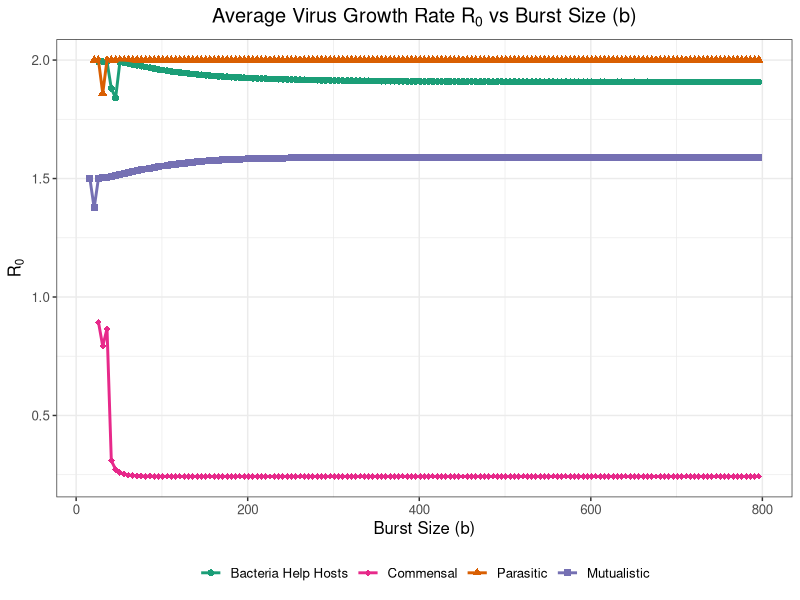

R code for this plot:
# ---------------------------#
# Virus Growth Rate Analysis
# ---------------------------#

# Load Required Libraries
library(tibble)
library(dplyr)
library(tidyr)
library(ggplot2)

# ---------------------------#
# Define Biological Scenarios
# ---------------------------#
# Each scenario represents a different biological interaction between hosts, bacteria, and viruses.
# Scenarios include how bacteria affect hosts and how viruses behave (e.g., lytic).
#
# A line like FH <- c(1,2,3,4) means that each holobiont H00 creates one new
# host, H01 creates two, H10 creates three, and H11 creates four. FB and FV
# calculate the next generation of bacteria and viruses, respectively.
#
# Recall that
# H00 = host with no bacteria at all
# H01 = host with at least one infected bacteria, no uninfected bacteria
# H10 = host with no infected bacteria, at least one uninfected
# H11 = host with at least one of both kinds of bacteria
#
# Note that we have defined the senarios as a function to allow for easy 
# modification and reuse.

define_scenarios <- function() {
  scenarios <- list(
    bacteria_help_slightly_lytic = list(
      description = "Bacteria help host, viruses are slightly lytic",
      compute_contributions = function(k, phi, b) {
        FH <- c(1, 2, 2, 2)
        FB <- c(0, k / phi, k, k / phi)
        FV <- c(0, phi * b, 0, phi * b)
        list(FH = FH, FB = FB, FV = FV)
      },
      # Fixed parameters for this scenario
      fixed_params = list(k = 100, phi = 2)
    ),
    
    commensal_bacteria_slightly_lytic = list(
      description = "Bacteria is commensal, viruses are slightly lytic",
      compute_contributions = function(k, phi, b) {
        FH <- c(2, 2, 2, 2)
        FB <- c(0, k / phi, k, k / phi)
        FV <- c(0, phi * b, 0, phi * b)
        list(FH = FH, FB = FB, FV = FV)
      },
      # Fixed parameters for this scenario
      fixed_params = list(k = 100, phi = 3)
    ),
    
    parasitic_bacteria_slightly_lytic = list(
      description = "Bacteria is parasitic, viruses are slightly lytic",
      compute_contributions = function(k, phi, b) {
        FH <- c(2, 1.5, 1.5, 1.5)
        FB <- c(0, k / phi, k, k / phi)
        FV <- c(0, phi * b, 0, phi * b)
        list(FH = FH, FB = FB, FV = FV)
      },
      # Fixed parameters for this scenario
      fixed_params = list(k = 100, phi = 3)
    ),
    
    bacterial_mutualism_more_nuance = list(
      description = "Bacterial mutualism, more nuance",
      compute_contributions = function(k, phi, b) {
        FH <- c(0.1, 2.5, 4, 3)
        FB <- c(0, k / 4, k, k / 2)
        FV <- c(0, b, 0, 2 * b)
        list(FH = FH, FB = FB, FV = FV)
      },
      # Fixed parameters for this scenario
      fixed_params = list(k = 10, phi = 2)
    )
  )
  
  return(scenarios)
}

# -------- SIMULATION FUNCTION ----------------------------
simulate_dynamics <- function(scenario, k, phi, b, 
                              tmax = 200, 
                              dBV = 0.1, dHB = 0.05, 
                              initial_H = 50, initial_B = 100, initial_V = 200) {
  # Compute contribution vectors based on the scenario
  contributions <- scenario$compute_contributions(k, phi, b)
  FH <- contributions$FH
  FB <- contributions$FB
  FV <- contributions$FV
  
  # Validate contributions
  contribution_inputs <- c(FH, FB, FV)
  if (any(is.na(contribution_inputs)) || any(contribution_inputs < 0)) {
    stop("Contribution values must be non-negative numbers.")
  }
  
  # Density Parameters
  muBV <- function(V_t, B_t) {
    ifelse(B_t <= 0, 0, dBV * (V_t / B_t))
  }
  
  muHB <- function(H_t, B_t) {
    ifelse(H_t <= 0, 0, dHB * (B_t / H_t))
  }
  
  # Probability Functions
  P0 <- function(d) dpois(0, d)
  P1 <- function(d) 1 - P0(d)
  
  # Initialize Variables
  H <- numeric(tmax)
  B <- numeric(tmax)
  V <- numeric(tmax)
  H[1] <- initial_H
  B[1] <- initial_B
  V[1] <- initial_V
  
  # Preallocate data lists for timeseries
  B0 <- numeric(tmax)  # Bacteria with no virus
  B1 <- numeric(tmax)  # Bacteria with at least one virus
  H00 <- numeric(tmax) # Hosts with 0 empty bact and 0 infected bact
  H01 <- numeric(tmax) # Hosts with 0 empty bact and 1 infected bact
  H10 <- numeric(tmax) # Hosts with at least 1 empty bact and 0 infected bact
  H11 <- numeric(tmax) # Hosts with at least one of both
  
  # Main Simulation Loop
  for (t in 1:tmax) {
    # Update Bacteria Infection Status
    muBV_val <- muBV(V[t], B[t])
    B0[t] <- P0(muBV_val) * B[t]
    B1[t] <- P1(muBV_val) * B[t]
    
    # Update Host Infection Status
    muHB_B0 <- muHB(H[t], B0[t])
    muHB_B1 <- muHB(H[t], B1[t])
    
    H00[t] <- P0(muHB_B0) * P0(muHB_B1) * H[t]
    H01[t] <- P0(muHB_B0) * P1(muHB_B1) * H[t]
    H10[t] <- P1(muHB_B0) * P0(muHB_B1) * H[t]
    H11[t] <- P1(muHB_B0) * P1(muHB_B1) * H[t]
    
    # Ensure No Negative Values
    H00[t] <- max(0, H00[t])
    H01[t] <- max(0, H01[t])
    H10[t] <- max(0, H10[t])
    H11[t] <- max(0, H11[t])
    
    if (t < tmax) {
      # Update Populations for Next Time Step
      H[t + 1] <- sum(FH * c(H00[t], H01[t], H10[t], H11[t]))
      B[t + 1] <- sum(FB * c(H00[t], H01[t], H10[t], H11[t]))
      V[t + 1] <- sum(FV * c(H00[t], H01[t], H10[t], H11[t]))
      
      # Ensure No Negative Values
      H[t + 1] <- max(0, H[t + 1])
      B[t + 1] <- max(0, B[t + 1])
      V[t + 1] <- max(0, V[t + 1])
    }
  }
  
  # Create a Data Frame with Simulation Results
  data <- tibble(
    t = 1:tmax,
    H = H, 
    B = B, 
    V = V,
    B0 = B0, 
    B1 = B1,
    H00 = H00, 
    H01 = H01, 
    H10 = H10, 
    H11 = H11
  )
  
  return(data)
}

# -------- R0 CALCULATION FUNCTION ----------------------------
calculate_avg_R0 <- function(sim_data, average_timesteps = 50) {
  # Ensure there are enough timesteps to calculate R0
  if (nrow(sim_data) < (average_timesteps + 1)) {
    warning(paste("Not enough timesteps to calculate R0. Required:", average_timesteps + 1, 
                  "Found:", nrow(sim_data)))
    return(NA)
  }
  
  # Extract the last (average_timesteps + 1) V values to calculate growth rates
  V_recent <- tail(sim_data$V, average_timesteps + 1)
  
  # Split into V_prev (V(t)) and V_next (V(t+1))
  V_prev <- V_recent[-length(V_recent)] # V(t)
  V_next <- V_recent[-1]               # V(t+1)
  
  # Calculate growth rates R(t) = V(t+1) / V(t)
  growth_rates <- V_next / V_prev
  
  # Handle cases where V(t) is zero to avoid division by zero
  growth_rates[V_prev == 0] <- NA
  growth_rates[is.infinite(growth_rates) | is.nan(growth_rates)] <- NA
  
  # Calculate average R0, excluding NA values
  R0_avg <- mean(growth_rates, na.rm = TRUE)
  
  return(R0_avg)
}

# -------- MAIN ANALYSIS ----------------------------

# Define Scenarios
scenarios <- define_scenarios()

# Define Burst Size (b) Values to Sweep Over
b_values <- seq(1, 800, by = 5)  # Burst sizes from 1 to 1000 in steps of 5

# Initialize a Data Frame to Store R0 Results
R0_results <- tibble(
  scenario = character(),
  description = character(),
  b = numeric(),
  R0 = numeric()
)

# Define Number of Timesteps Over Which to Average R0
average_timesteps <- 50  # Last 50 timesteps

# Total number of simulations for progress tracking
total_simulations <- length(scenarios) * length(b_values)
current_simulation <- 1

# Loop Through Each Scenario and Each b Value
for (scenario_name in names(scenarios)) {
  scenario <- scenarios[[scenario_name]]
  description <- scenario$description
  fixed_k <- scenario$fixed_params$k
  fixed_phi <- scenario$fixed_params$phi
  
  for (b in b_values) {
    # Run Simulation
    sim_data <- tryCatch({
      simulate_dynamics(
        scenario = scenario,
        k = fixed_k,
        phi = fixed_phi,
        b = b,
        tmax = 200,         # Maximum time steps
        dBV = 0.2,          # Absorption rate dBV
        dHB = 0.1,          # Absorption rate dHB
        initial_H = 50,     # Initial Hosts
        initial_B = 100,    # Initial Bacteria
        initial_V = 200     # Initial Viruses
      )
    }, error = function(e) {
      warning(paste("Simulation failed for scenario", scenario_name, "with b =", b, ":", e$message))
      return(NULL)
    })
    
    # Skip to next iteration if simulation failed
    if (is.null(sim_data)) {
      next
    }

    # Calculate average R0 over the last n timesteps
    R0_avg <- calculate_avg_R0(sim_data, average_timesteps)
    
    # Append to R0_results only if R0_avg is not NA
    if (!is.na(R0_avg)) {
      R0_results <- R0_results %>%
        add_row(
          scenario = scenario_name,
          description = description,
          b = b,
          R0 = R0_avg
        )
    }
    
    # Progress update
    cat(sprintf("Completed %d of %d simulations\n", current_simulation, total_simulations))
    current_simulation <- current_simulation + 1
  }
}

# Remove any rows with NA R0 (if any) - redundant now but kept for safety
R0_results <- R0_results %>% filter(!is.na(R0))

# Display the R0 Results
print(R0_results)

# -------- VISUALIZE RESULTS ----------------------------

# Beautify the plot
ggplot(R0_results, aes(x = b, y = R0, color = scenario, shape = scenario)) +
  geom_point(size = 2) +
  geom_line(aes(group = scenario), size = 1) +
  scale_color_manual(
    values = c(
      "bacteria_help_slightly_lytic" = "#1b9e77",
      "commensal_bacteria_slightly_lytic" = "#d95f02",
      "parasitic_bacteria_slightly_lytic" = "#7570b3",
      "bacterial_mutualism_more_nuance" = "#e7298a"
    ),
    labels = c(
      "Bacteria Help Hosts",
      "Commensal",
      "Parasitic",
      "Mutualistic"
    )
  ) +
  scale_shape_manual(
    values = c(
      "bacteria_help_slightly_lytic" = 16,
      "commensal_bacteria_slightly_lytic" = 17,
      "parasitic_bacteria_slightly_lytic" = 15,
      "bacterial_mutualism_more_nuance" = 18
    ),
    labels = c(
      "Bacteria Help Hosts",
      "Commensal",
      "Parasitic",
      "Mutualistic"
    )
  ) +
  labs(
    title = expression(paste("Average Virus Growth Rate ", R[0], " vs Burst Size (", b, ")")),
    x = "Burst Size (b)",
    y = expression(R[0]),
    color = "Scenario",
    shape = "Scenario"
  ) +
  #scale_x_log10() +  # Use logarithmic scale for burst size if necessary
  theme_bw() +
  theme(
    legend.position = "bottom",
    legend.title = element_blank(),
    text = element_text(size = 12),
    plot.title = element_text(hjust = 0.5)
  )
